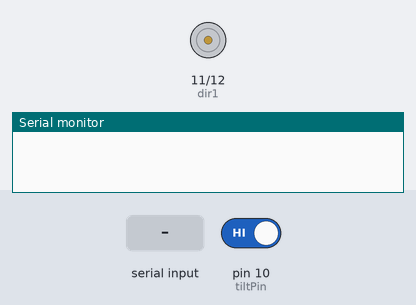
Bench run of a sketch on a simulated Arduino Uno, built with avr-gcc and run on an emulated ATmega328P. Shown: motor-driver pin pairs drawn as motors (green arrow = first pin HIGH = forward, orange = second pin HIGH = backward, longer = more drive, scaled by the enable pin), the last lines printed to the serial monitor. Inputs (shaded band) come from the test bench; at power-on: pin 10 (tiltPin) HIGH.

Above: at 1.2 s.
1.3 s: pin 10 (tiltPin) driven LOW
2.8 s: "90,45\n" received over Serial
At 4.0 s:
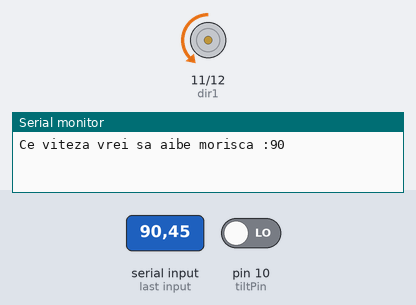
4.3 s: pin 10 (tiltPin) driven HIGH
At 5.1 s:
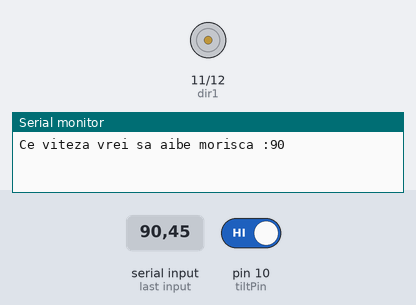
5.8 s: pin 10 (tiltPin) driven LOW
At 6.4 s:
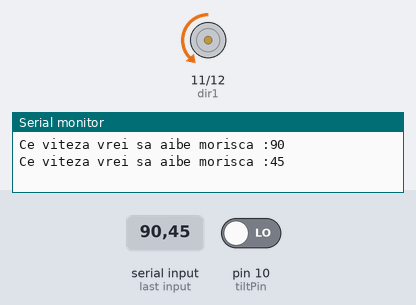
Timing chart, 0 to 8.3 s (numbered marks = the images above; inputs shaded):
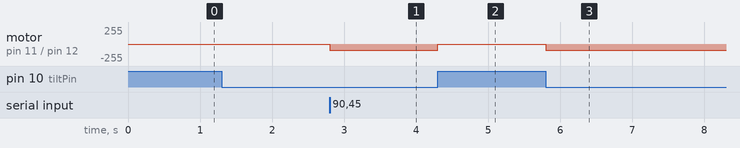

Measured:
- after the input at 2.8 s, motor on pin 11 (dir1) / pin 12 (dir2): stopped → backward 90/255 at once
- after the input at 4.3 s, motor on pin 11 (dir1) / pin 12 (dir2): backward 90/255 → stopped at once
- after the input at 5.8 s, motor on pin 11 (dir1) / pin 12 (dir2): stopped → backward 90/255 at once

The sketch:

DC_Motor.ino
```cpp
int speedPin = 9;
int tiltPin = 10;
int tiltVal;
int dir1 = 11;
int dir2 = 12;
int motorSpeed;

void setup()
{
  Serial.begin(9600);
  pinMode(speedPin, OUTPUT);
  pinMode(dir1, OUTPUT);
  pinMode(dir2, OUTPUT);
  digitalWrite(tiltPin, HIGH);
}

void loop()
{
  tiltVal = digitalRead(tiltPin);

  if(tiltVal == 0)
  {
    Serial.print("Ce viteza vrei sa aibe morisca :");
    while(!Serial.available()) {}
    motorSpeed = Serial.parseInt();
    Serial.println(motorSpeed);
    while(digitalRead(tiltPin) == 0)
    {
      analogWrite(speedPin, motorSpeed);
    digitalWrite(dir2, HIGH);
    }
  }
  else
  {
    analogWrite(speedPin, 0);
  }
}
```
